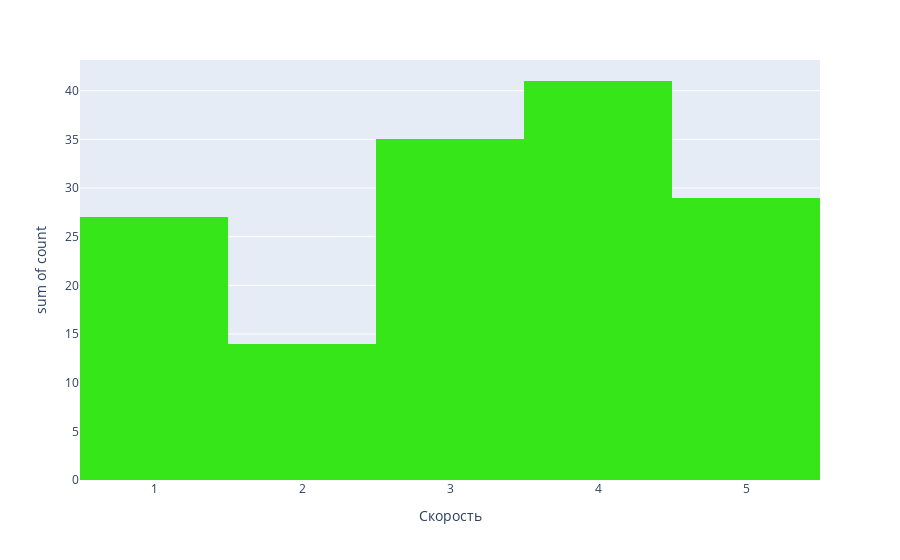

Notebook source saved alongside this figure:
### Markdown cell above
Построим график распределения

### Code cell
pivot_speed_stands = stands_speed_stats.value_counts('Скорость').reset_index()

display(pivot_speed_stands)

stands_speed_histogram = px.histogram(pivot_speed_stands, x = 'Скорость', y = 'count', nbins = 8, color_discrete_sequence=['#36e619'])

stands_speed_histogram.show()

### Figure 1 — Plotly figure (JSON) as saved in the notebook; plotly's stock layout.template omitted (floating-point values rounded to 4 significant figures)
{"data": [{"alignmentgroup": "True", "bingroup": "x", "histfunc": "sum", "hovertemplate": "Скорость=%{x}<br>sum of count=%{y}<extra></extra>", "legendgroup": "", "marker": {"color": "#36e619", "pattern": {"shape": ""}}, "name": "", "nbinsx": 8, "offsetgroup": "", "orientation": "v", "showlegend": false, "type": "histogram", "x": [4, 3, 5, 1, 2], "xaxis": "x", "y": [41, 35, 29, 27, 14], "yaxis": "y"}], "layout": {"barmode": "relative", "legend": {"tracegroupgap": 0}, "margin": {"t": 60}, "xaxis": {"anchor": "y", "domain": [0, 1], "title": {"text": "Скорость"}}, "yaxis": {"anchor": "x", "domain": [0, 1], "title": {"text": "sum of count"}}}}
